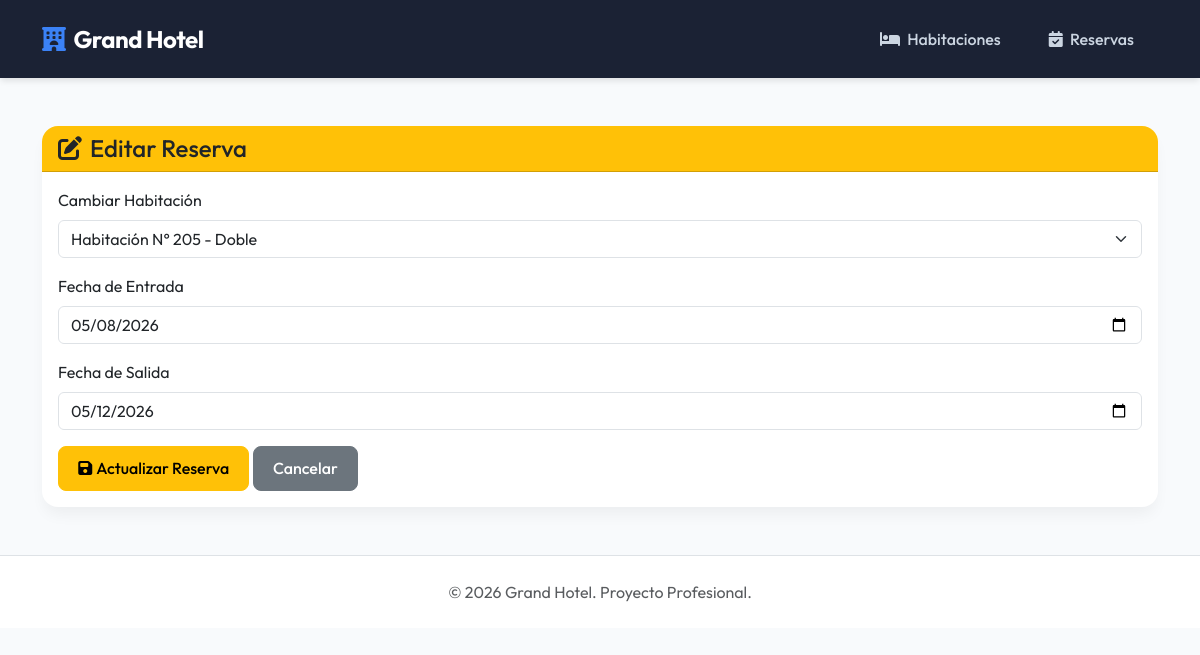
Screenshot of /editar_reserva.php?id=2 with the database file from the repository.
### tables this page shows
CREATE TABLE reservas (
        id INTEGER PRIMARY KEY AUTOINCREMENT,
        fecha_entrada DATE NOT NULL,
        fecha_salida DATE NOT NULL,
        habitacion_id INTEGER NOT NULL,
        FOREIGN KEY (habitacion_id) REFERENCES habitaciones(id) ON DELETE CASCADE
    );

### editar_reserva.php (the view, shortened to what this page needs)
<?php
require 'config.php';
$id = $_GET['id'];
$stmt = $pdo->prepare("SELECT * FROM reservas WHERE id = ?");
$stmt->execute([$id]);
$reserva = $stmt->fetch(PDO::FETCH_ASSOC);
$stmt = $pdo->query("SELECT id, numero, tipo FROM habitaciones");
$habitaciones = $stmt->fetchAll(PDO::FETCH_ASSOC);
require 'header.php';
?>
<div class="card max-w-md mx-auto">
    <div class="card-header bg-warning text-dark">
        <h4 class="mb-0"><i class="fa-solid fa-pen-to-square me-2"></i>Editar Reserva</h4>
    </div>
    <div class="card-body">
        <form action="editar_reserva.php?id=<?= $id ?>" method="POST">
            <div class="mb-3">
                <label for="habitacion_id" class="form-label">Cambiar Habitación</label>
                <select class="form-select" id="habitacion_id" name="habitacion_id" required>
                    <?php foreach ($habitaciones as $hab): ?>
                        <option value="<?= $hab['id'] ?>" <?= $hab['id'] == $reserva['habitacion_id'] ? 'selected' : '' ?>>
                            Habitación N° <?= htmlspecialchars($hab['numero']) ?> - <?= htmlspecialchars($hab['tipo']) ?>
                        </option>
                    <?php endforeach; ?>
                </select>
            </div>
            <div class="mb-3">
                <label for="fecha_entrada" class="form-label">Fecha de Entrada</label>
                <input type="date" class="form-control" id="fecha_entrada" name="fecha_entrada" value="<?= $reserva['fecha_entrada'] ?>" required>
            </div>
            <div class="mb-3">
                <label for="fecha_salida" class="form-label">Fecha de Salida</label>
                <input type="date" class="form-control" id="fecha_salida" name="fecha_salida" value="<?= $reserva['fecha_salida'] ?>" required>
            </div>
            <button type="submit" class="btn btn-warning"><i class="fa-solid fa-save me-1"></i>Actualizar Reserva</button>
            <a href="reservas.php" class="btn btn-secondary">Cancelar</a>
        </form>
    </div>
</div>
<?php require 'footer.php'; ?>

### header.php (style rules this page uses)
:root { --primary-color: #0f172a; --accent-color: #3b82f6; --text-dark: #1e293b; --bg-color: #f8fafc; }
body { font-family: 'Outfit', sans-serif; background-color: var(--bg-color); color: var(--text-dark); }
.card { border: none; border-radius: 1rem; box-shadow: 0 10px 15px -3px rgba(0, 0, 0, 0.05); transition: transform 0.3s ease, box-shadow 0.3s ease; overflow: hidden; background: #fff; }
.btn { border-radius: 0.5rem; font-weight: 500; padding: 0.6rem 1.2rem; transition: all 0.3s ease; }

### rows the page displays
reservas: habitacion_id "Habitación N° 205 - Doble", fecha_entrada "05/08/2026", fecha_salida "05/12/2026"
